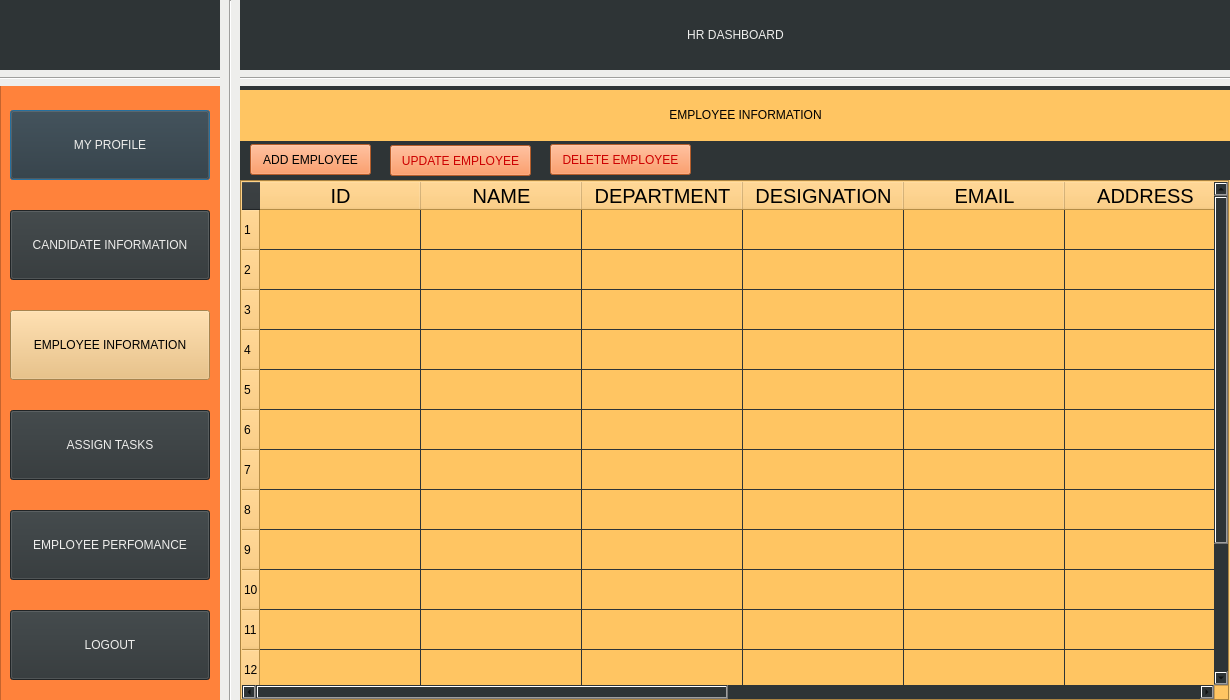
<?xml version="1.0" encoding="UTF-8"?>
<ui version="4.0">
 <class>Dialog</class>
 <widget class="QDialog" name="Dialog">
  <property name="geometry">
   <rect>
    <x>0</x>
    <y>0</y>
    <width>1230</width>
    <height>700</height>
   </rect>
  </property>
  <property name="windowTitle">
   <string>Dialog</string>
  </property>
  <property name="autoFillBackground">
   <bool>false</bool>
  </property>
  <property name="styleSheet">
   <string notr="true">background-color: rgb(46, 52, 54);
border-bottom-color: rgb(238, 238, 236);
border-right-color: rgb(238, 238, 236);
border-top-color: rgb(238, 238, 236);
border-color: rgb(245, 121, 0);</string>
  </property>
  <widget class="QLabel" name="label1">
   <property name="geometry">
    <rect>
     <x>240</x>
     <y>0</y>
     <width>991</width>
     <height>71</height>
    </rect>
   </property>
   <property name="styleSheet">
    <string notr="true">color:rgb(238, 238, 236);
font: 75 30pt &quot;Ubuntu Condensed&quot;;</string>
   </property>
   <property name="text">
    <string>&lt;html&gt;&lt;head/&gt;&lt;body&gt;&lt;p align=&quot;center&quot;&gt;HR DASHBOARD&lt;/p&gt;&lt;/body&gt;&lt;/html&gt;</string>
   </property>
  </widget>
  <widget class="QLabel" name="LOGO">
   <property name="geometry">
    <rect>
     <x>0</x>
     <y>0</y>
     <width>218</width>
     <height>69</height>
    </rect>
   </property>
   <property name="text">
    <string/>
   </property>
   <property name="pixmap">
    <pixmap>logo.png</pixmap>
   </property>
   <property name="scaledContents">
    <bool>true</bool>
   </property>
  </widget>
  <widget class="Line" name="line">
   <property name="geometry">
    <rect>
     <x>-10</x>
     <y>70</y>
     <width>1251</width>
     <height>16</height>
    </rect>
   </property>
   <property name="styleSheet">
    <string notr="true">
background-color: rgb(238, 238, 236);</string>
   </property>
   <property name="orientation">
    <enum>Qt::Horizontal</enum>
   </property>
  </widget>
  <widget class="Line" name="line_2">
   <property name="geometry">
    <rect>
     <x>220</x>
     <y>0</y>
     <width>20</width>
     <height>771</height>
    </rect>
   </property>
   <property name="styleSheet">
    <string notr="true">
background-color: rgb(238, 238, 236);</string>
   </property>
   <property name="orientation">
    <enum>Qt::Vertical</enum>
   </property>
  </widget>
  <widget class="QColumnView" name="columnView">
   <property name="geometry">
    <rect>
     <x>0</x>
     <y>80</y>
     <width>226</width>
     <height>621</height>
    </rect>
   </property>
   <property name="styleSheet">
    <string notr="true">background-color: rgb(255, 130, 59);
</string>
   </property>
  </widget>
  <widget class="QPushButton" name="myprofile">
   <property name="geometry">
    <rect>
     <x>10</x>
     <y>110</y>
     <width>200</width>
     <height>70</height>
    </rect>
   </property>
   <property name="cursor">
    <cursorShape>OpenHandCursor</cursorShape>
   </property>
   <property name="mouseTracking">
    <bool>true</bool>
   </property>
   <property name="acceptDrops">
    <bool>false</bool>
   </property>
   <property name="styleSheet">
    <string notr="true">color: rgb(238, 238, 236);
font: 17pt &quot;Ubuntu&quot;;</string>
   </property>
   <property name="text">
    <string>MY PROFILE</string>
   </property>
  </widget>
  <widget class="QPushButton" name="candidate_info">
   <property name="geometry">
    <rect>
     <x>10</x>
     <y>210</y>
     <width>200</width>
     <height>70</height>
    </rect>
   </property>
   <property name="cursor">
    <cursorShape>OpenHandCursor</cursorShape>
   </property>
   <property name="styleSheet">
    <string notr="true">color:rgb(238, 238, 236);
font: 75 15pt &quot;Ubuntu Condensed&quot;;</string>
   </property>
   <property name="text">
    <string>CANDIDATE INFORMATION</string>
   </property>
  </widget>
  <widget class="QPushButton" name="empinfo">
   <property name="geometry">
    <rect>
     <x>10</x>
     <y>310</y>
     <width>200</width>
     <height>70</height>
    </rect>
   </property>
   <property name="cursor">
    <cursorShape>OpenHandCursor</cursorShape>
   </property>
   <property name="styleSheet">
    <string notr="true">color:rgb(0,0,0);
background-color: rgb(233, 185, 110);
font: 75 15pt &quot;Ubuntu Condensed&quot;;</string>
   </property>
   <property name="text">
    <string>EMPLOYEE INFORMATION</string>
   </property>
  </widget>
  <widget class="QPushButton" name="logout">
   <property name="geometry">
    <rect>
     <x>10</x>
     <y>610</y>
     <width>200</width>
     <height>70</height>
    </rect>
   </property>
   <property name="cursor">
    <cursorShape>OpenHandCursor</cursorShape>
   </property>
   <property name="styleSheet">
    <string notr="true">color:rgb(238, 238, 236);
font: 75 17pt &quot;Ubuntu Condensed&quot;;</string>
   </property>
   <property name="text">
    <string>LOGOUT</string>
   </property>
  </widget>
  <widget class="QColumnView" name="columnView_2">
   <property name="geometry">
    <rect>
     <x>210</x>
     <y>80</y>
     <width>1021</width>
     <height>671</height>
    </rect>
   </property>
   <property name="styleSheet">
    <string notr="true">background-color: rgb(46, 52, 54);
</string>
   </property>
  </widget>
  <widget class="QLabel" name="label1_2">
   <property name="geometry">
    <rect>
     <x>240</x>
     <y>90</y>
     <width>1011</width>
     <height>51</height>
    </rect>
   </property>
   <property name="styleSheet">
    <string notr="true">background-color: rgb(255, 197, 98);
font: 75 30pt &quot;Ubuntu Condensed&quot;;</string>
   </property>
   <property name="text">
    <string>&lt;html&gt;&lt;head/&gt;&lt;body&gt;&lt;p align=&quot;center&quot;&gt;EMPLOYEE INFORMATION&lt;/p&gt;&lt;/body&gt;&lt;/html&gt;</string>
   </property>
  </widget>
  <widget class="QPushButton" name="assigntask">
   <property name="geometry">
    <rect>
     <x>10</x>
     <y>410</y>
     <width>200</width>
     <height>70</height>
    </rect>
   </property>
   <property name="cursor">
    <cursorShape>OpenHandCursor</cursorShape>
   </property>
   <property name="styleSheet">
    <string notr="true">color:rgb(238, 238, 236);
font: 75 17pt &quot;Ubuntu Condensed&quot;;

</string>
   </property>
   <property name="text">
    <string>ASSIGN TASKS</string>
   </property>
  </widget>
  <widget class="QPushButton" name="emp_performance">
   <property name="geometry">
    <rect>
     <x>10</x>
     <y>510</y>
     <width>200</width>
     <height>70</height>
    </rect>
   </property>
   <property name="cursor">
    <cursorShape>OpenHandCursor</cursorShape>
   </property>
   <property name="styleSheet">
    <string notr="true">color:rgb(238, 238, 236);
font: 75 15pt &quot;Ubuntu Condensed&quot;;</string>
   </property>
   <property name="text">
    <string>EMPLOYEE PERFOMANCE</string>
   </property>
  </widget>
  <widget class="QTableWidget" name="employeeTable">
   <property name="geometry">
    <rect>
     <x>240</x>
     <y>180</y>
     <width>990</width>
     <height>521</height>
    </rect>
   </property>
   <property name="styleSheet">
    <string notr="true">background-color: rgb(255, 197, 98);
gridline-color: rgb(46, 52, 54);</string>
   </property>
   <property name="frameShape">
    <enum>QFrame::Box</enum>
   </property>
   <property name="rowCount">
    <number>15</number>
   </property>
   <attribute name="horizontalHeaderMinimumSectionSize">
    <number>100</number>
   </attribute>
   <attribute name="horizontalHeaderDefaultSectionSize">
    <number>161</number>
   </attribute>
   <attribute name="horizontalHeaderShowSortIndicator" stdset="0">
    <bool>true</bool>
   </attribute>
   <attribute name="horizontalHeaderStretchLastSection">
    <bool>false</bool>
   </attribute>
   <attribute name="verticalHeaderCascadingSectionResizes">
    <bool>false</bool>
   </attribute>
   <attribute name="verticalHeaderDefaultSectionSize">
    <number>40</number>
   </attribute>
   <attribute name="verticalHeaderHighlightSections">
    <bool>true</bool>
   </attribute>
   <attribute name="verticalHeaderShowSortIndicator" stdset="0">
    <bool>false</bool>
   </attribute>
   <attribute name="verticalHeaderStretchLastSection">
    <bool>false</bool>
   </attribute>
   <row/>
   <row/>
   <row/>
   <row/>
   <row/>
   <row/>
   <row/>
   <row/>
   <row/>
   <row/>
   <row/>
   <row/>
   <row/>
   <row/>
   <row/>
   <column>
    <property name="text">
     <string>ID</string>
    </property>
    <property name="font">
     <font>
      <pointsize>15</pointsize>
     </font>
    </property>
   </column>
   <column>
    <property name="text">
     <string>NAME</string>
    </property>
    <property name="font">
     <font>
      <pointsize>15</pointsize>
     </font>
    </property>
   </column>
   <column>
    <property name="text">
     <string>DEPARTMENT</string>
    </property>
    <property name="font">
     <font>
      <pointsize>15</pointsize>
     </font>
    </property>
   </column>
   <column>
    <property name="text">
     <string>DESIGNATION</string>
    </property>
    <property name="font">
     <font>
      <pointsize>15</pointsize>
     </font>
    </property>
   </column>
   <column>
    <property name="text">
     <string>EMAIL</string>
    </property>
    <property name="font">
     <font>
      <pointsize>15</pointsize>
     </font>
    </property>
   </column>
   <column>
    <property name="text">
     <string>ADDRESS</string>
    </property>
    <property name="font">
     <font>
      <pointsize>15</pointsize>
     </font>
    </property>
   </column>
   <column>
    <property name="text">
     <string>IMAGE</string>
    </property>
    <property name="font">
     <font>
      <pointsize>15</pointsize>
     </font>
    </property>
   </column>
   <column>
    <property name="text">
     <string>NO.OF TASKS</string>
    </property>
    <property name="font">
     <font>
      <pointsize>15</pointsize>
     </font>
    </property>
   </column>
   <column>
    <property name="text">
     <string>BASE SALARY</string>
    </property>
    <property name="font">
     <font>
      <pointsize>15</pointsize>
     </font>
    </property>
   </column>
   <column>
    <property name="text">
     <string> SALARY</string>
    </property>
    <property name="font">
     <font>
      <pointsize>15</pointsize>
     </font>
    </property>
   </column>
  </widget>
  <widget class="QPushButton" name="addemp">
   <property name="geometry">
    <rect>
     <x>250</x>
     <y>144</y>
     <width>121</width>
     <height>31</height>
    </rect>
   </property>
   <property name="sizePolicy">
    <sizepolicy hsizetype="Ignored" vsizetype="Ignored">
     <horstretch>0</horstretch>
     <verstretch>0</verstretch>
    </sizepolicy>
   </property>
   <property name="styleSheet">
    <string notr="true">background-color: rgb(255, 130, 59);</string>
   </property>
   <property name="text">
    <string>ADD EMPLOYEE</string>
   </property>
  </widget>
  <widget class="QPushButton" name="delemp">
   <property name="geometry">
    <rect>
     <x>550</x>
     <y>144</y>
     <width>141</width>
     <height>31</height>
    </rect>
   </property>
   <property name="sizePolicy">
    <sizepolicy hsizetype="Ignored" vsizetype="Ignored">
     <horstretch>0</horstretch>
     <verstretch>0</verstretch>
    </sizepolicy>
   </property>
   <property name="styleSheet">
    <string notr="true">background-color: rgb(255, 130, 59);

color: rgb(204, 0, 0);</string>
   </property>
   <property name="text">
    <string>DELETE EMPLOYEE</string>
   </property>
  </widget>
  <widget class="QPushButton" name="updemp">
   <property name="geometry">
    <rect>
     <x>390</x>
     <y>145</y>
     <width>141</width>
     <height>31</height>
    </rect>
   </property>
   <property name="sizePolicy">
    <sizepolicy hsizetype="Ignored" vsizetype="Ignored">
     <horstretch>0</horstretch>
     <verstretch>0</verstretch>
    </sizepolicy>
   </property>
   <property name="styleSheet">
    <string notr="true">background-color: rgb(255, 130, 59);

color: rgb(204, 0, 0);</string>
   </property>
   <property name="text">
    <string>UPDATE EMPLOYEE</string>
   </property>
  </widget>
  <zorder>columnView_2</zorder>
  <zorder>columnView</zorder>
  <zorder>label1</zorder>
  <zorder>LOGO</zorder>
  <zorder>line</zorder>
  <zorder>line_2</zorder>
  <zorder>empinfo</zorder>
  <zorder>logout</zorder>
  <zorder>myprofile</zorder>
  <zorder>candidate_info</zorder>
  <zorder>label1_2</zorder>
  <zorder>assigntask</zorder>
  <zorder>emp_performance</zorder>
  <zorder>employeeTable</zorder>
  <zorder>addemp</zorder>
  <zorder>delemp</zorder>
  <zorder>updemp</zorder>
 </widget>
 <resources/>
 <connections/>
</ui>
